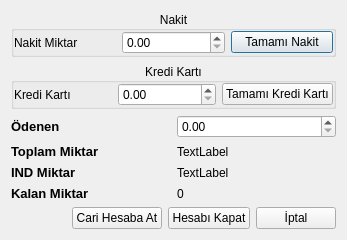
<?xml version="1.0" encoding="UTF-8"?>
<ui version="4.0">
 <class>HesabiKapatDialog</class>
 <widget class="QDialog" name="HesabiKapatDialog">
  <property name="geometry">
   <rect>
    <x>0</x>
    <y>0</y>
    <width>347</width>
    <height>217</height>
   </rect>
  </property>
  <property name="windowTitle">
   <string>Dialog</string>
  </property>
  <layout class="QVBoxLayout" name="verticalLayout_3">
   <item>
    <widget class="QGroupBox" name="groupBox">
     <property name="title">
      <string>Nakit</string>
     </property>
     <property name="alignment">
      <set>Qt::AlignCenter</set>
     </property>
     <property name="flat">
      <bool>true</bool>
     </property>
     <layout class="QVBoxLayout" name="verticalLayout_2">
      <property name="leftMargin">
       <number>0</number>
      </property>
      <property name="topMargin">
       <number>0</number>
      </property>
      <property name="rightMargin">
       <number>0</number>
      </property>
      <property name="bottomMargin">
       <number>0</number>
      </property>
      <item>
       <layout class="QHBoxLayout" name="horizontalLayout">
        <item>
         <widget class="QLabel" name="label">
          <property name="text">
           <string>Nakit Miktar</string>
          </property>
         </widget>
        </item>
        <item>
         <widget class="QDoubleSpinBox" name="doubleSpinBox_Nakit">
          <property name="maximum">
           <double>9999999999990000.000000000000000</double>
          </property>
         </widget>
        </item>
        <item>
         <widget class="QPushButton" name="pushButton_TamamiNakit">
          <property name="text">
           <string>Tamamı Nakit</string>
          </property>
         </widget>
        </item>
       </layout>
      </item>
     </layout>
    </widget>
   </item>
   <item>
    <widget class="QGroupBox" name="groupBox_2">
     <property name="title">
      <string>Kredi Kartı</string>
     </property>
     <property name="alignment">
      <set>Qt::AlignCenter</set>
     </property>
     <property name="flat">
      <bool>true</bool>
     </property>
     <layout class="QVBoxLayout" name="verticalLayout">
      <property name="leftMargin">
       <number>0</number>
      </property>
      <property name="topMargin">
       <number>0</number>
      </property>
      <property name="rightMargin">
       <number>0</number>
      </property>
      <property name="bottomMargin">
       <number>0</number>
      </property>
      <item>
       <layout class="QHBoxLayout" name="horizontalLayout_2">
        <item>
         <widget class="QLabel" name="label_2">
          <property name="text">
           <string>Kredi Kartı</string>
          </property>
         </widget>
        </item>
        <item>
         <widget class="QDoubleSpinBox" name="doubleSpinBox_KrediKarti">
          <property name="maximum">
           <double>9999999999990000.000000000000000</double>
          </property>
         </widget>
        </item>
        <item>
         <widget class="QPushButton" name="pushButton_TamamiKrediKarti">
          <property name="text">
           <string>Tamamı Kredi Kartı</string>
          </property>
         </widget>
        </item>
       </layout>
      </item>
     </layout>
    </widget>
   </item>
   <item>
    <layout class="QHBoxLayout" name="horizontalLayout_4">
     <item>
      <widget class="QLabel" name="label_4">
       <property name="text">
        <string>&lt;html&gt;&lt;head/&gt;&lt;body&gt;&lt;p&gt;&lt;span style=&quot; font-size:10pt; font-weight:600;&quot;&gt;Ödenen&lt;/span&gt;&lt;/p&gt;&lt;/body&gt;&lt;/html&gt;</string>
       </property>
      </widget>
     </item>
     <item>
      <widget class="QDoubleSpinBox" name="doubleSpinBox_Odenen">
       <property name="maximum">
        <double>9999999999990000.000000000000000</double>
       </property>
      </widget>
     </item>
    </layout>
   </item>
   <item>
    <layout class="QHBoxLayout" name="horizontalLayout_5">
     <item>
      <widget class="QLabel" name="label_3">
       <property name="text">
        <string>&lt;html&gt;&lt;head/&gt;&lt;body&gt;&lt;p&gt;&lt;span style=&quot; font-size:10pt; font-weight:600;&quot;&gt;Toplam Miktar&lt;/span&gt;&lt;/p&gt;&lt;/body&gt;&lt;/html&gt;</string>
       </property>
      </widget>
     </item>
     <item>
      <widget class="QLabel" name="label_ToplamMiktar">
       <property name="text">
        <string>TextLabel</string>
       </property>
      </widget>
     </item>
    </layout>
   </item>
   <item>
    <layout class="QHBoxLayout" name="horizontalLayout_8">
     <item>
      <widget class="QLabel" name="label_7">
       <property name="text">
        <string>&lt;html&gt;&lt;head/&gt;&lt;body&gt;&lt;p&gt;&lt;span style=&quot; font-size:10pt; font-weight:600;&quot;&gt;IND Miktar&lt;/span&gt;&lt;/p&gt;&lt;/body&gt;&lt;/html&gt;</string>
       </property>
      </widget>
     </item>
     <item>
      <widget class="QLabel" name="label_ToplamMiktarIND">
       <property name="text">
        <string>TextLabel</string>
       </property>
      </widget>
     </item>
    </layout>
   </item>
   <item>
    <layout class="QHBoxLayout" name="horizontalLayout_6">
     <item>
      <widget class="QLabel" name="label_6">
       <property name="text">
        <string>&lt;html&gt;&lt;head/&gt;&lt;body&gt;&lt;p&gt;&lt;span style=&quot; font-size:10pt; font-weight:600;&quot;&gt;Kalan Miktar&lt;/span&gt;&lt;/p&gt;&lt;/body&gt;&lt;/html&gt;</string>
       </property>
      </widget>
     </item>
     <item>
      <widget class="QLabel" name="label_KalanMiktar">
       <property name="text">
        <string>0</string>
       </property>
      </widget>
     </item>
    </layout>
   </item>
   <item>
    <layout class="QHBoxLayout" name="horizontalLayout_3">
     <item>
      <spacer name="horizontalSpacer">
       <property name="orientation">
        <enum>Qt::Horizontal</enum>
       </property>
       <property name="sizeHint" stdset="0">
        <size>
         <width>40</width>
         <height>20</height>
        </size>
       </property>
      </spacer>
     </item>
     <item>
      <widget class="QPushButton" name="pushButton_CariHesabaAt">
       <property name="text">
        <string>Cari Hesaba At</string>
       </property>
      </widget>
     </item>
     <item>
      <widget class="QPushButton" name="pushButton_masayiKapat">
       <property name="text">
        <string>Hesabı Kapat</string>
       </property>
      </widget>
     </item>
     <item>
      <widget class="QPushButton" name="pushButton_OdemeIptal">
       <property name="text">
        <string>İptal</string>
       </property>
      </widget>
     </item>
    </layout>
   </item>
   <item>
    <spacer name="verticalSpacer">
     <property name="orientation">
      <enum>Qt::Vertical</enum>
     </property>
     <property name="sizeHint" stdset="0">
      <size>
       <width>20</width>
       <height>40</height>
      </size>
     </property>
    </spacer>
   </item>
  </layout>
 </widget>
 <resources/>
 <connections/>
</ui>
